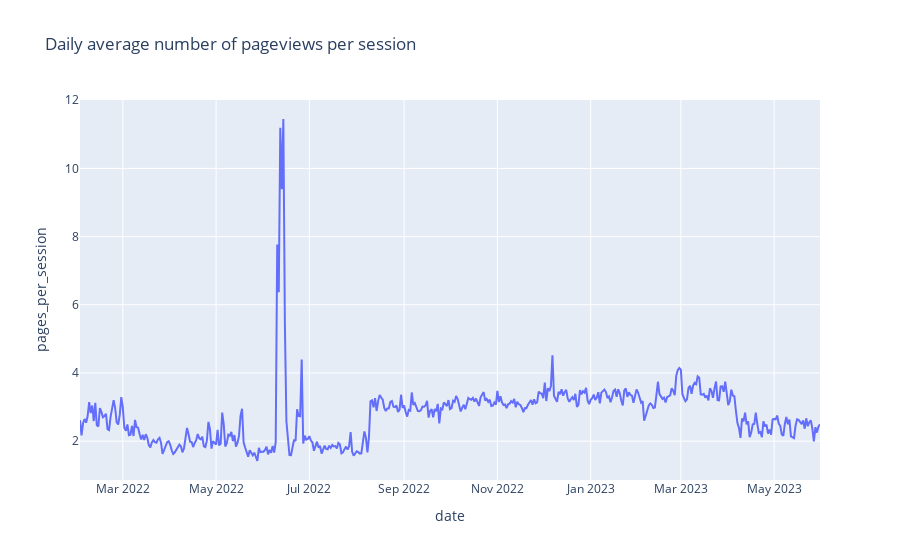

Notebook source saved alongside this figure:
### Code cell
# rec_academy graph
px.line(rec_academy, x= 'date', y='pages_per_session', title='Daily average number of pageviews per session')

### Figure 1 — Plotly figure (JSON) as saved in the notebook; plotly's stock layout.template omitted (floating-point values rounded to 4 significant figures; data arrays with more than 128 entries replaced by an {"elided": "..."} marker saying what was removed)
{"data": [{"hovertemplate": "date=%{x}<br>pages_per_session=%{y}<extra></extra>", "legendgroup": "", "line": {"color": "#636efa", "dash": "solid"}, "marker": {"symbol": "circle"}, "mode": "lines", "name": "", "orientation": "v", "showlegend": false, "type": "scatter", "x": {"elided": "485 str values"}, "xaxis": "x", "y": {"elided": "485 float values"}, "yaxis": "y"}], "layout": {"autosize": true, "legend": {"tracegroupgap": 0}, "title": {"text": "Daily average number of pageviews per session"}, "xaxis": {"anchor": "y", "autorange": true, "domain": [0, 1], "range": ["2022-02-01", "2023-05-31"], "title": {"text": "date"}, "type": "date"}, "yaxis": {"anchor": "x", "autorange": true, "domain": [0, 1], "range": [0.8604, 12.01], "title": {"text": "pages_per_session"}, "type": "linear"}}}
